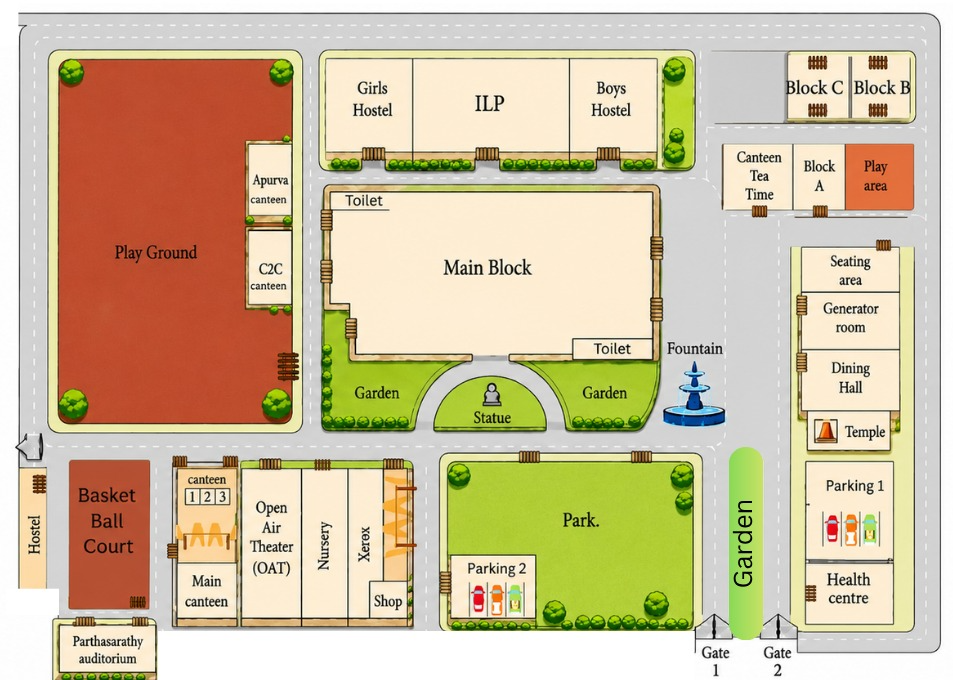
#> input picture static/campus_map.png, 953 x 680 px
$ python road_detection.py
#> lines starting #> are read from the running program, lines starting #| are printed output that depends on the picture; after the words box and inside, x2 and y2 are one past the last pixel; in counts of white or black regions, pixels touching at a corner belong together
import cv2
import numpy as np

# Load image
img = cv2.imread("static/campus_map.png")
#> img is the input picture: shape (680, 953, 3); mean B, G, R 159.1, 191.5, 208.3

# Convert to HSV
hsv = cv2.cvtColor(img, cv2.COLOR_BGR2HSV)
#> hsv: shape (680, 953, 3); mean H, S, V 20, 72.8, 212.6

# Detect dark gray roads
lower = np.array([0, 0, 120])
upper = np.array([179, 40, 245])

road_mask = cv2.inRange(hsv, lower, upper)
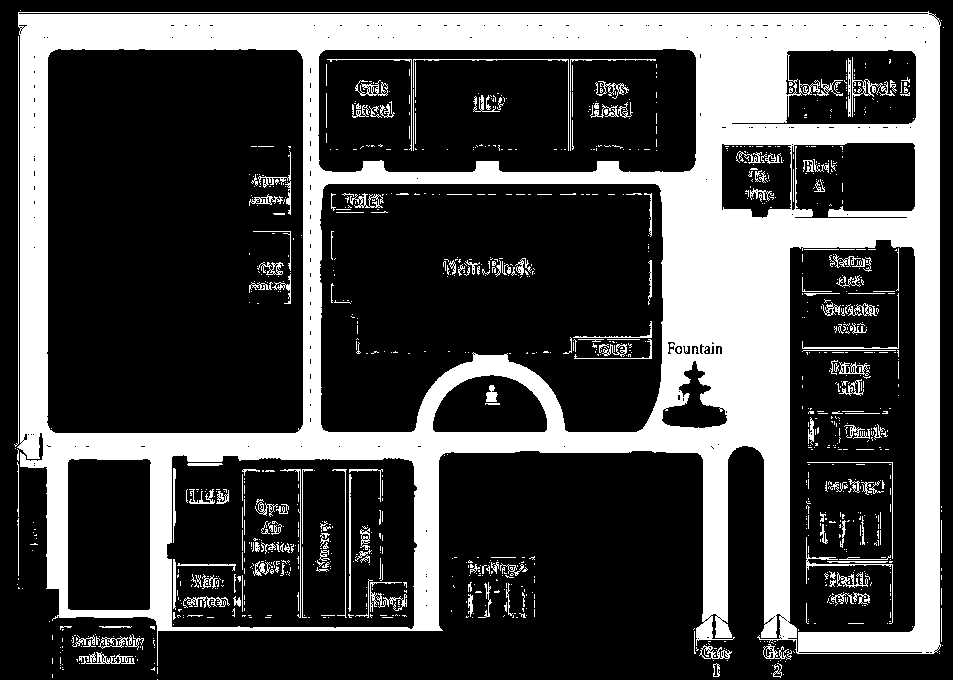
#> road_mask: shape (680, 953); 28.2% white; 1116 white regions (926 under 20 px), largest, box (x1, y1, x2, y2) and area: (17, 11, 941, 666) 163805, (14, 36, 19, 447) 414, (806, 537, 893, 624) 331

# Remove noise
kernel = np.ones((3,3), np.uint8)

road_mask = cv2.morphologyEx(
    road_mask,
    cv2.MORPH_OPEN,
    kernel
)
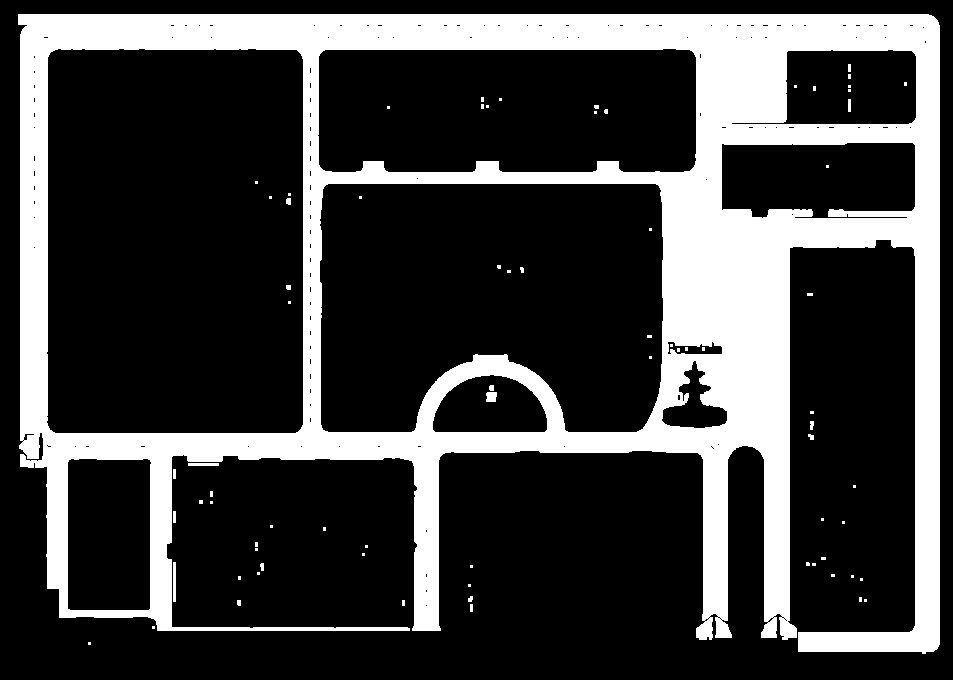
#> road_mask: shape (680, 953); 25.2% white; 76 white regions (58 under 20 px), largest, box (x1, y1, x2, y2) and area: (18, 14, 940, 654) 161694, (173, 562, 176, 602) 120, (486, 392, 497, 402) 101

cv2.imshow("Road Mask", road_mask)

cv2.imwrite(
    "static/road_mask.png",
    road_mask
)

cv2.waitKey(0)
cv2.destroyAllWindows()

$ run again, with static/Gate2yah.png copied over static/campus_map.png
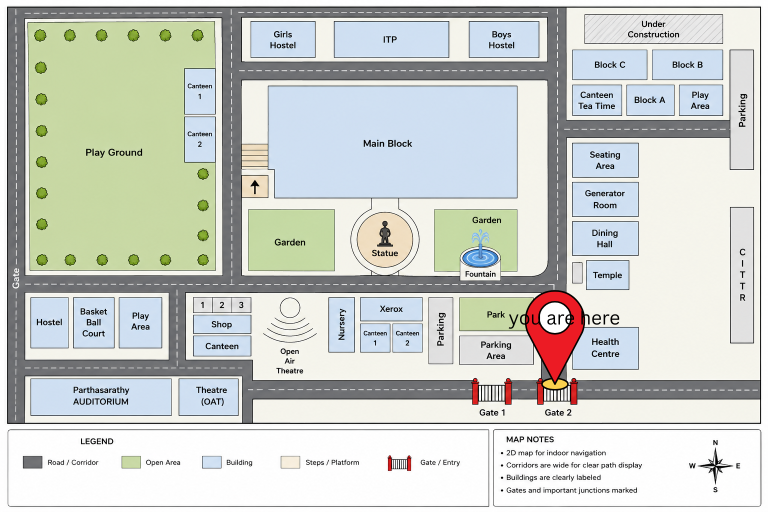
#> input picture static/Gate2yah.png, 1536 x 1024 px (shown at 1/2 size)
#> img is the input picture: shape (1024, 1536, 3); mean B, G, R 201.5, 207.2, 203.3
#> hsv: shape (1024, 1536, 3); mean H, S, V 55.9, 23.9, 213.1
#> `road_mask = cv2.inRange(hsv, lower, upper)`:
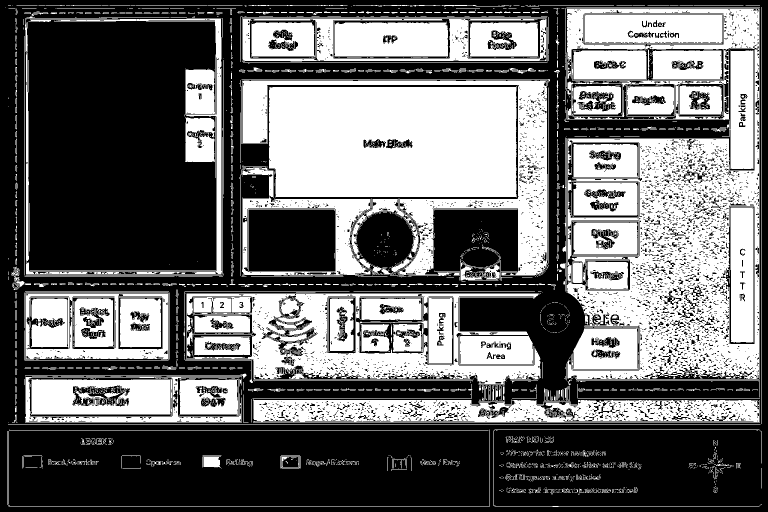
#> road_mask: shape (1024, 1536) (shown at 1/2 size); 42.6% white; 3526 white regions (2911 under 20 px), largest, box (x1, y1, x2, y2) and area: (1133, 17, 1520, 761) 118354, (538, 174, 1034, 395) 106729, (483, 160, 1095, 552) 57608
#> `road_mask = cv2.morphologyEx( road_mask, cv2.MORPH_OPEN, kernel )`:
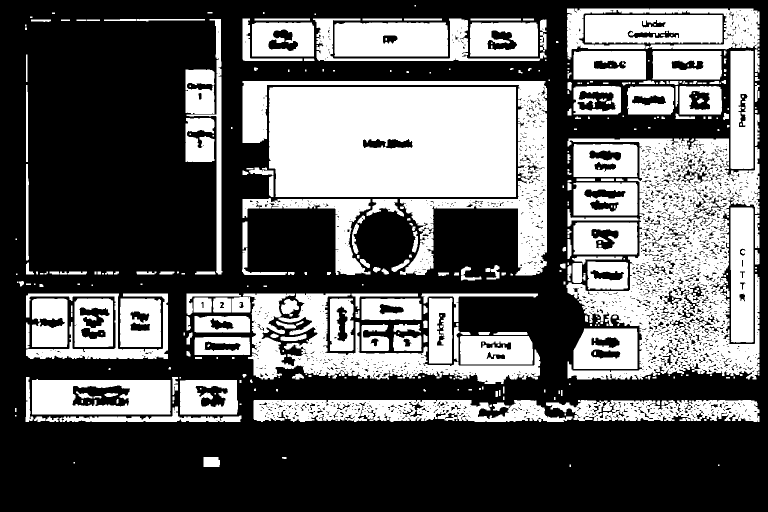
#> road_mask: shape (1024, 1536) (shown at 1/2 size); 37.6% white; 422 white regions (164 under 20 px), largest, box (x1, y1, x2, y2) and area: (538, 174, 1032, 394) 106554, (1133, 277, 1519, 759) 88465, (485, 162, 1094, 551) 39091
